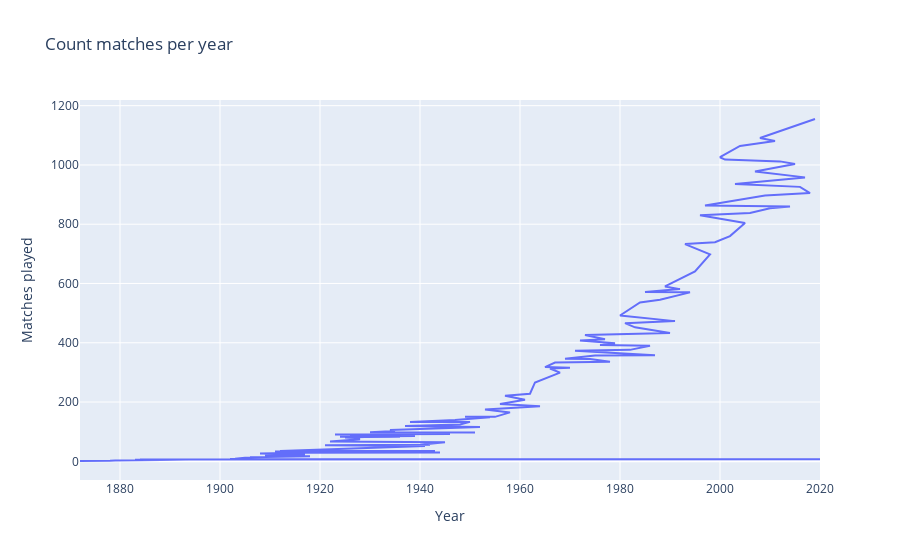

Notebook code for this chart:
### Code cell
data = [go.Scatter(x=df_plot['year'], y=df_plot['matches'])]
layout = go.Layout(title = 'Count matches per year', # Graph title
                   xaxis = dict(title = 'Year'), # x-axis label
                   yaxis = dict(title = 'Matches played')) # y-axis label
fig = go.Figure(data = data, layout = layout)
fig.show()

### Figure 1 — Plotly figure (JSON) as saved in the notebook; plotly's stock layout.template omitted (floating-point values rounded to 4 significant figures; data arrays with more than 128 entries replaced by an {"elided": "..."} marker saying what was removed)
{"data": [{"type": "scatter", "x": {"elided": "149 int values"}, "y": {"elided": "149 int values"}}], "layout": {"title": {"text": "Count matches per year"}, "xaxis": {"title": {"text": "Year"}}, "yaxis": {"title": {"text": "Matches played"}}}}
